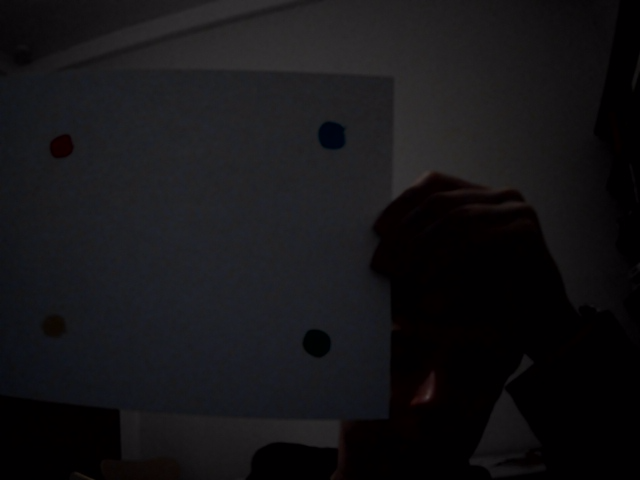
#> input picture src/shapes.png, 640 x 480 px, given in place of the camera
$ python basicShapeDetection.py
#> lines starting #> are read from the running program, lines starting #| are printed output that depends on the picture; after the words box and inside, x2 and y2 are one past the last pixel; in counts of white or black regions, pixels touching at a corner belong together
import cv2
import numpy as np
from sklearn.cluster import KMeans
from collections import deque

# Function to find the center of a contour
def find_center(contour):
    M = cv2.moments(contour)
    if M["m00"] != 0:
        cX = int(M["m10"] / M["m00"])
        cY = int(M["m01"] / M["m00"])
    else:
        cX, cY = 0, 0
    return (cX, cY)

# Initialize deques for tracking the last 20 frame centers
max_frames = 20
green_left_deque = deque(maxlen=max_frames)
green_right_deque = deque(maxlen=max_frames)
blue_left_deque = deque(maxlen=max_frames)
blue_right_deque = deque(maxlen=max_frames)

# Open the default camera
cap = cv2.VideoCapture(0)

if not cap.isOpened():
    print("Error: Unable to access camera.")
else:
    print("Camera is working.")

    # Continuously capture frames
    while True:
        ret, frame = cap.read()
#> frame is the input picture: shape (480, 640, 3); mean B, G, R 22.5, 19.9, 20.8

        if not ret:
            print("Error: Failed to capture image.")
            break

        # Convert the frame to HSV for color-based processing
        hsv = cv2.cvtColor(frame, cv2.COLOR_BGR2HSV)
#> hsv: shape (480, 640, 3); mean H, S, V 116.9, 93.5, 23.1

        # Define color ranges for each object
        color_ranges = {
            'blue': [(100, 50, 50), (140, 255, 255)],  # Lower and upper range for blue
            'green': [(40, 20, 20), (90, 170, 170)],  # Lower and upper range for green
        }

        current_green_centers = None
        current_blue_centers = None

        for color, (lower, upper) in color_ranges.items():
            # Create a mask for the current color
            mask = cv2.inRange(hsv, np.array(lower), np.array(upper))

            # Find contours in the mask
            contours, _ = cv2.findContours(mask, cv2.RETR_EXTERNAL, cv2.CHAIN_APPROX_SIMPLE)

            centres = []
            valid_contours = []

            for contour in contours:
                # Approximate the contour to identify the shape
                approx = cv2.approxPolyDP(contour, 0.02 * cv2.arcLength(contour, True), True)

                # Check if the contour is a valid shape (e.g., polygon)
                if len(approx) >= 3:
                    # Find the center of the shape
                    center = find_center(contour)
                    centres.append(center)
                    valid_contours.append(contour)

            # Use KMeans to cluster the centers of the shapes
            if len(centres) >= 2:
                kmeans = KMeans(n_clusters=2, random_state=0).fit(centres)
                cluster_centers = kmeans.cluster_centers_

                # Update the running averages based on cluster position (left or right)
                if color == 'green' and len(cluster_centers) > 0:
                    current_green_centers = cluster_centers
                    # Leftmost and rightmost clusters based on x-coordinate
                    left_cluster = min(current_green_centers, key=lambda x: x[0])
                    right_cluster = max(current_green_centers, key=lambda x: x[0])

                    green_left_deque.append(left_cluster)
                    green_right_deque.append(right_cluster)

                elif color == 'blue' and len(cluster_centers) > 0:
                    current_blue_centers = cluster_centers
                    # Leftmost and rightmost clusters based on x-coordinate
                    left_cluster = min(current_blue_centers, key=lambda x: x[0])
                    right_cluster = max(current_blue_centers, key=lambda x: x[0])

                    blue_left_deque.append(left_cluster)
                    blue_right_deque.append(right_cluster)

                cluster_colors = [(0, 255, 0), (255, 0, 0)] if color == 'green' else [(255, 255, 0), (0, 255, 255)]
                for i, contour in enumerate(valid_contours):
                    cv2.drawContours(frame, [contour], -1, cluster_colors[kmeans.labels_[i]], 2)
                    cv2.circle(frame, centres[i], 5, cluster_colors[kmeans.labels_[i]], -1)
#> this loop made 2 passes
#> contours on pass 2: 18 contours, all with area under 20
#> pass 2, `mask = cv2.inRange(hsv, np.array(lower), np.array(upper))`:
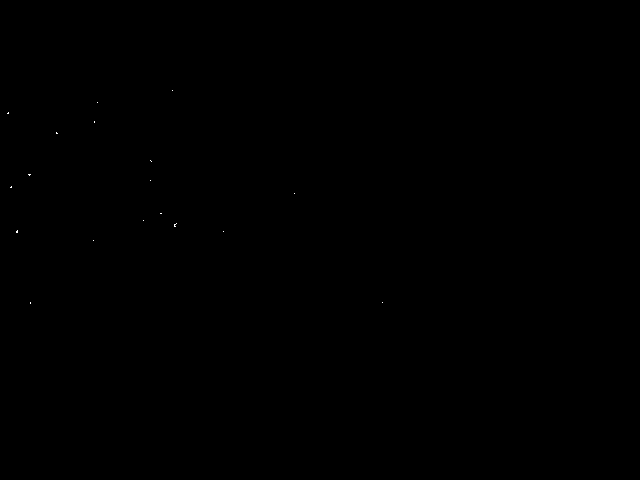
#> mask: shape (480, 640); 0.01% white in thin lines or dots, all inside (x1, y1, x2, y2) = (7, 90, 383, 304)
#> after the loop:
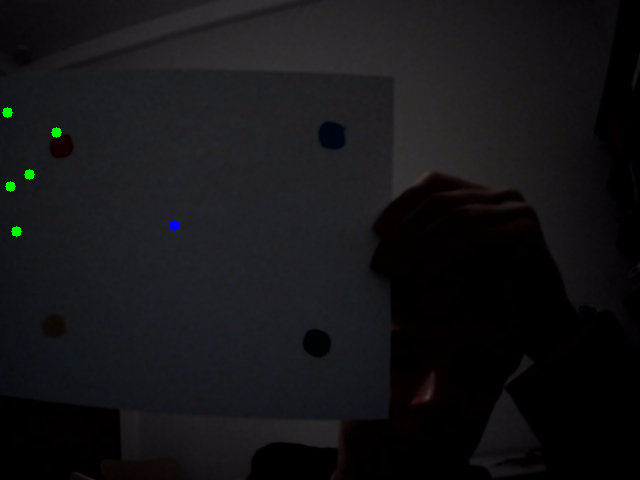
#> frame: shape (480, 640, 3); 0.16% of pixels changed, all inside (x1, y1, x2, y2) = (2, 107, 180, 237)

        # Calculate the running average of the centers over the last 20 frames
        if len(green_left_deque) == max_frames and len(green_right_deque) == max_frames:
            avg_left_green = np.mean(green_left_deque, axis=0)
            avg_right_green = np.mean(green_right_deque, axis=0)
        else:
            avg_left_green = avg_right_green = np.array([0.0, 0.0])

        if len(blue_left_deque) == max_frames and len(blue_right_deque) == max_frames:
            avg_left_blue = np.mean(blue_left_deque, axis=0)
            avg_right_blue = np.mean(blue_right_deque, axis=0)
        else:
            avg_left_blue = avg_right_blue = np.array([0.0, 0.0])

        # Draw polygons connecting all four cluster centers (leftmost and rightmost for green and blue)
        if current_green_centers is not None and current_blue_centers is not None:
            # Collect the four centers (leftmost and rightmost from green and blue)
            all_centers = np.vstack((
                avg_left_green,
                avg_right_green,
                avg_right_blue,
                avg_left_blue
            )).astype(int)

            if len(all_centers) == 4:  # Ensure there are exactly four centers
                cv2.polylines(frame, [all_centers], isClosed=True, color=(0, 255, 255), thickness=2)

        # Display the current frame with shapes drawn
        cv2.imshow('Shape Detection', frame)

        # Press 'q' to quit the feed window
        if cv2.waitKey(1) & 0xFF == ord('q'):
#> (key q is pressed here)
            break

    # Release camera and close the window
    cap.release()
    cv2.destroyAllWindows()
